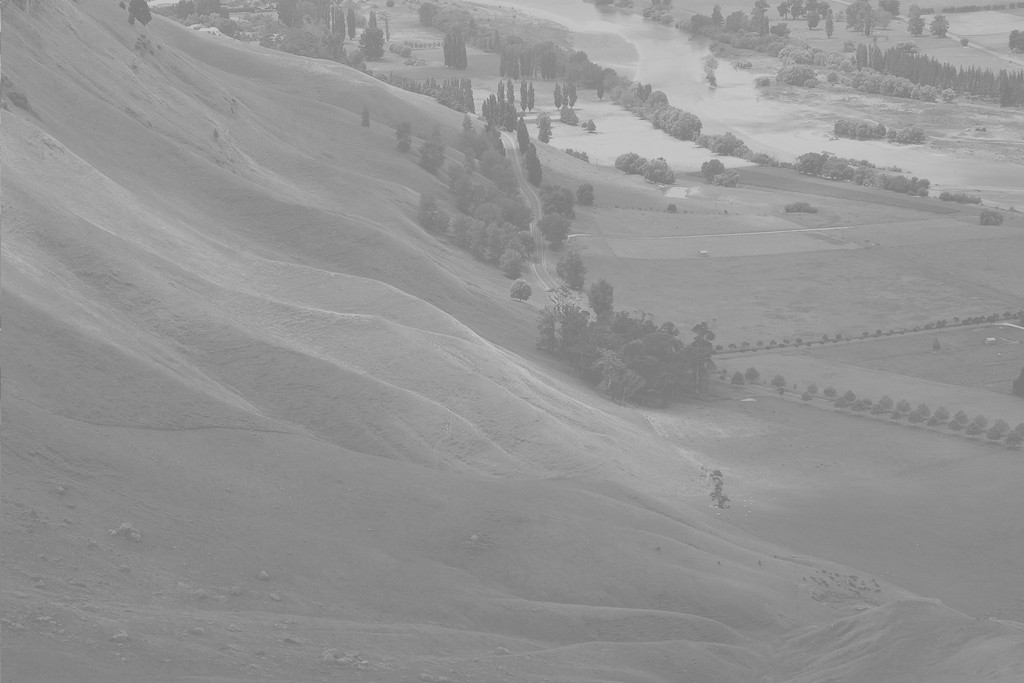
#> input picture practice-5/no-eq-pic.jpg, 1024 x 683 px
$ jupyter execute --allow-errors practice-5-script.ipynb
#> lines starting #> are read from the running program, lines starting #| are printed output that depends on the picture
[cell 1]
# PRACTICA 5
## sucio

[cell 2]
from PIL import Image
import numpy as np
import matplotlib.pyplot as plt
import matplotlib.patches as mpatches

[cell 3]
original = Image.open('no-eq-pic.jpg','r').convert('L')
EQ = np.asarray(original)

[cell 4]
vect = []
for i in EQ:
    for j in i:
        vect.append(j/255)
#> after the loop, vect = 699392 items

[cell 5]
def comparativa(bins_):
#> called with bins_ = 50
    plt.hist(vect, density = True, bins= bins_)
    plt.hist(np.arange(0,1,1/bins_), density = True, bins= bins_)
    plt.xlabel("color"); plt.ylabel("probabilidad")
    plt.show()
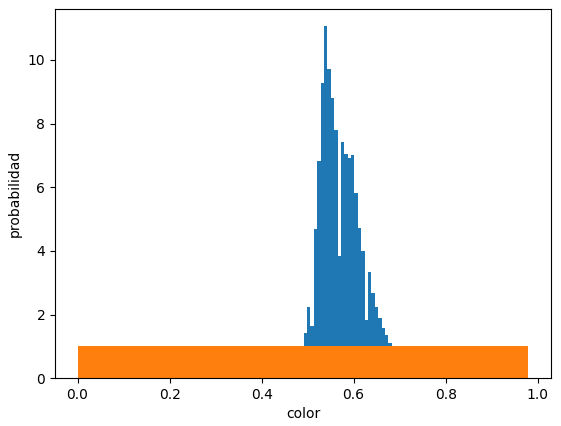
#> figure drawn by matplotlib, 1 panel; tallest bar 11.06 high, from x = 0.536 to 0.543

[cell 6]
comparativa(50)

[cell 7]
x_sorted = sorted(vect)
#> x_sorted = 699392 items
y_sorted = np.arange(0,1,1/len(x_sorted))
plt.plot(y_sorted, x_sorted)
plt.plot(y_sorted, y_sorted)
plt.show()
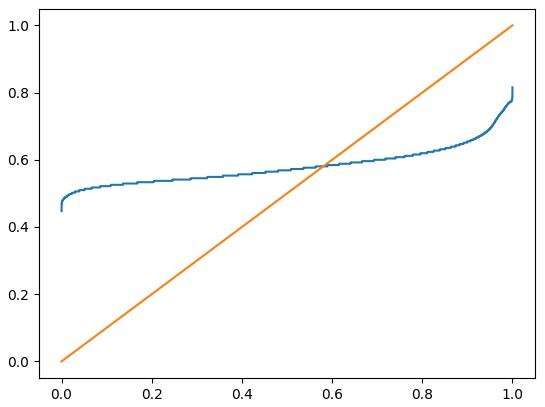
#> figure drawn by matplotlib, 1 panel; curve peaks at x = 1, y = 0.816; curve peaks at x = 1, y = 1

[cell 8]
tam = list(original.size)
#> tam = [1024, 683]
tam[0] = tam[0] - 1; tam[1] = tam[1] - 1
equalizada = np.zeros(tam)
indexi = 0
#> (the rest of this cell did not finish here and is left out)

[cell 9]
print(original.size)
#| (1024, 683)
